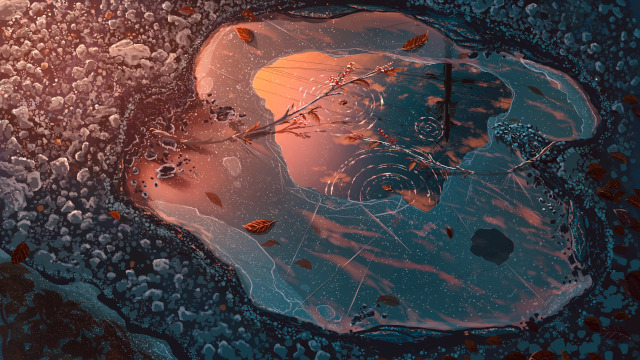
//> input picture OpenCV/OpenCV_Code/test2.png, 640 x 360 px
$ ./main   (built with g++ and OpenCV 4)
//> lines starting //> are read from the running program, lines starting //| are printed output that depends on the picture
#include <iostream>
#include <opencv2/opencv.hpp>

int main()
{
	cv::Mat srcImg, grayImg, dstImg;
	srcImg = cv::imread("../test2.png", cv::IMREAD_UNCHANGED);
//> srcImg is the input picture: 360 rows x 640 cols, CV_8UC3; mean B, G, R 68.5, 65.4, 77
	if (srcImg.empty())
	{
		std::cerr << "Error: cannot load image!\n";
		return -1;
	}

	cv::cvtColor(srcImg, grayImg, cv::COLOR_BGR2GRAY);
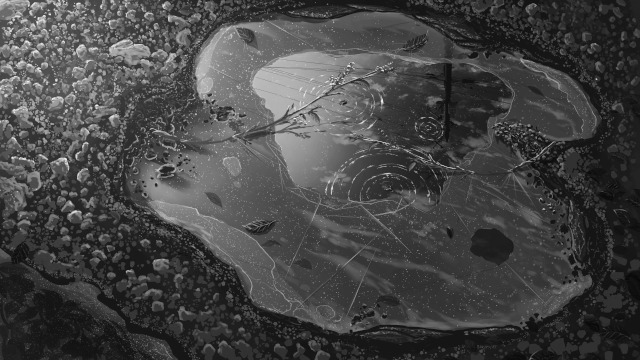
//> grayImg: 360 rows x 640 cols, CV_8UC1; min 6, max 243, mean 69.3
	cv::namedWindow("gray image", cv::WINDOW_AUTOSIZE);
	cv::imshow("gray image", grayImg);
	// equalizeHist 输入必须是8位的单通道图像
	cv::equalizeHist(grayImg, dstImg);
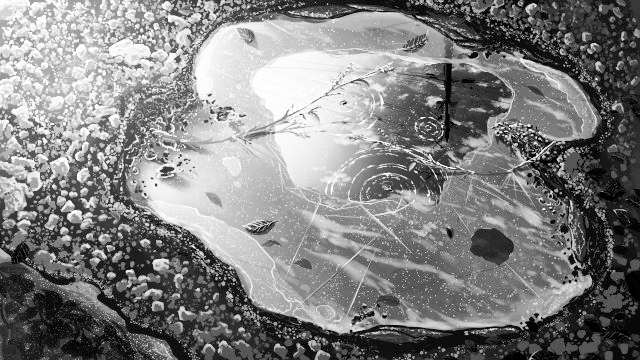
//> dstImg: 360 rows x 640 cols, CV_8UC1; min 0, max 255, mean 128.6
	cv::namedWindow("output image", cv::WINDOW_AUTOSIZE);
	cv::imshow("output image", dstImg);

	cv::waitKey(0);
	return 0;
}

$ run again, with OpenCV/OpenCV_Code/test4.png copied over OpenCV/OpenCV_Code/test2.png
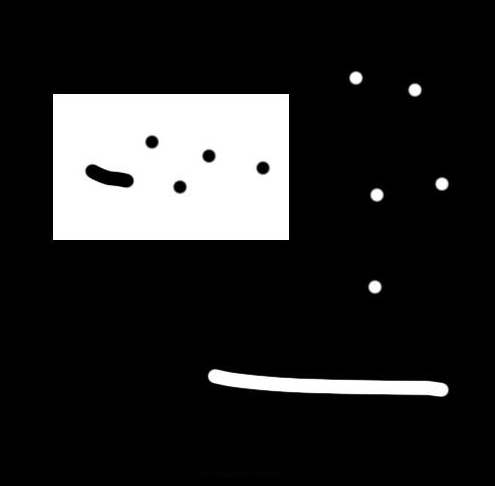
//> input picture OpenCV/OpenCV_Code/test4.png, 495 x 486 px
//> srcImg is the input picture: 486 rows x 495 cols, CV_8UC3; mean B, G, R 39.5, 39.5, 39.5
//> `cv::equalizeHist(grayImg, dstImg);`:
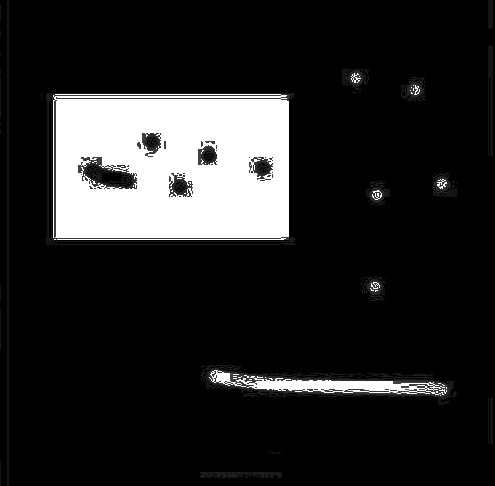
//> dstImg: 486 rows x 495 cols, CV_8UC1; min 0, max 255, mean 36.9

$ run again, with OpenCV/OpenCV_Code/test5.png copied over OpenCV/OpenCV_Code/test2.png
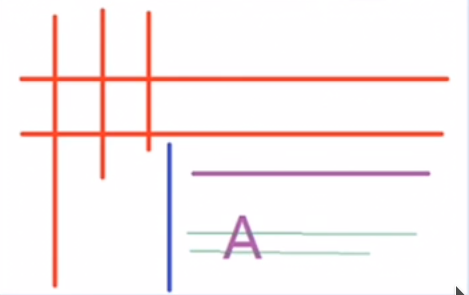
//> input picture OpenCV/OpenCV_Code/test5.png, 469 x 295 px
//> srcImg is the input picture: 295 rows x 469 cols, CV_8UC3; mean B, G, R 242.4, 241.8, 250.8
//> `cv::cvtColor(srcImg, grayImg, cv::COLOR_BGR2GRAY);`:
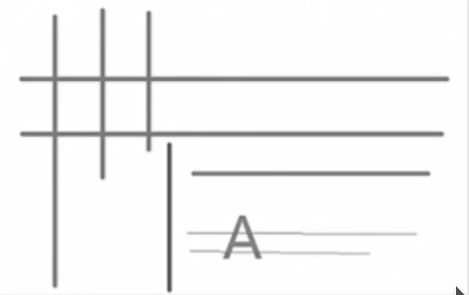
//> grayImg: 295 rows x 469 cols, CV_8UC1; min 77, max 255, mean 244.3
//> `cv::equalizeHist(grayImg, dstImg);`:
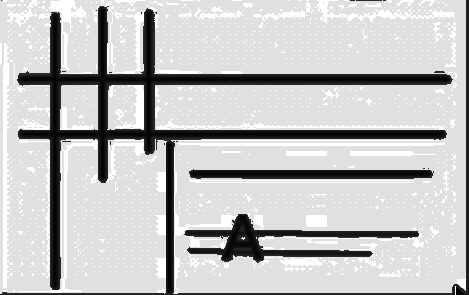
//> dstImg: 295 rows x 469 cols, CV_8UC1; min 0, max 255, mean 193.9
